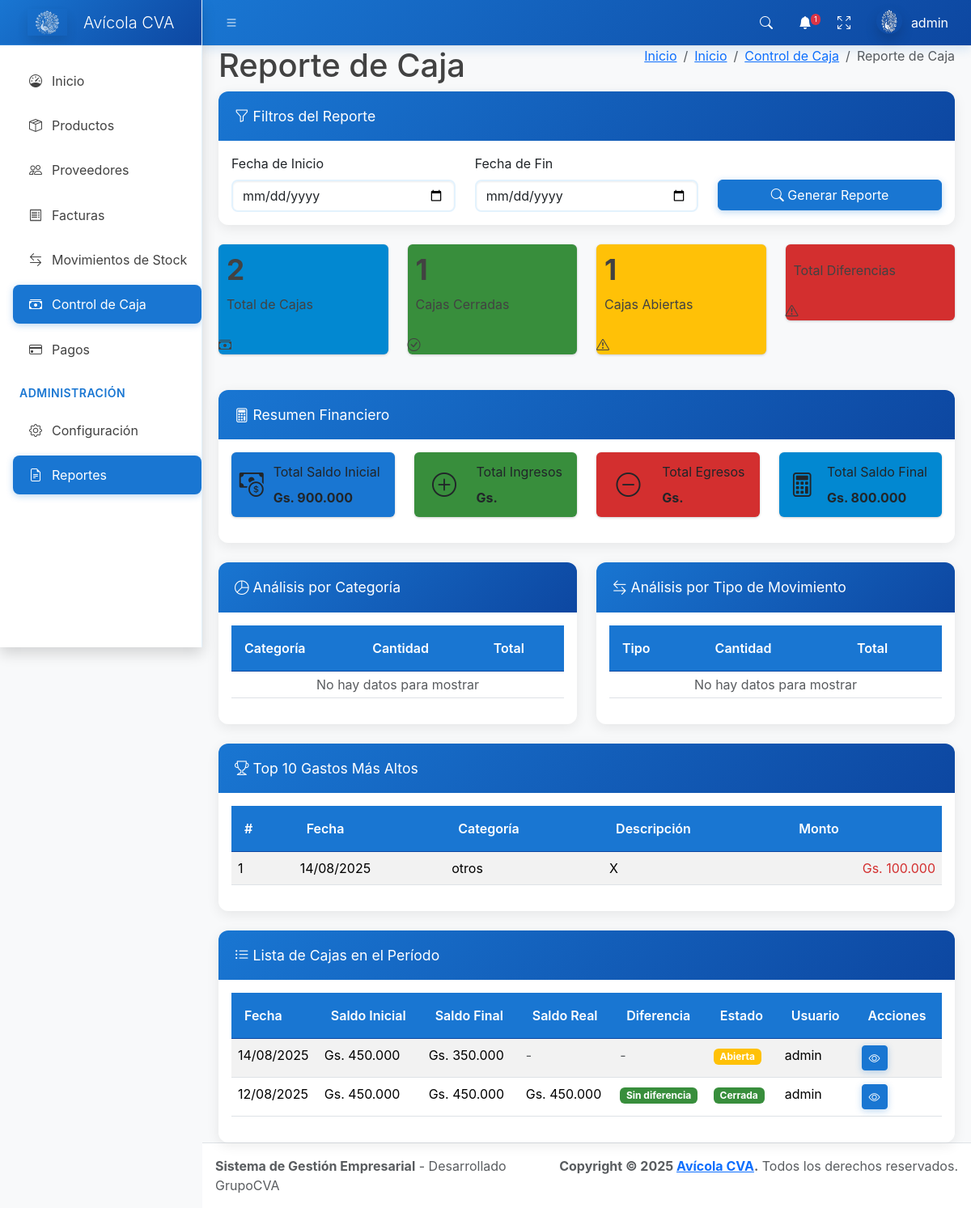
The page /caja/reporte/ (signed in) on the database as committed earlier.
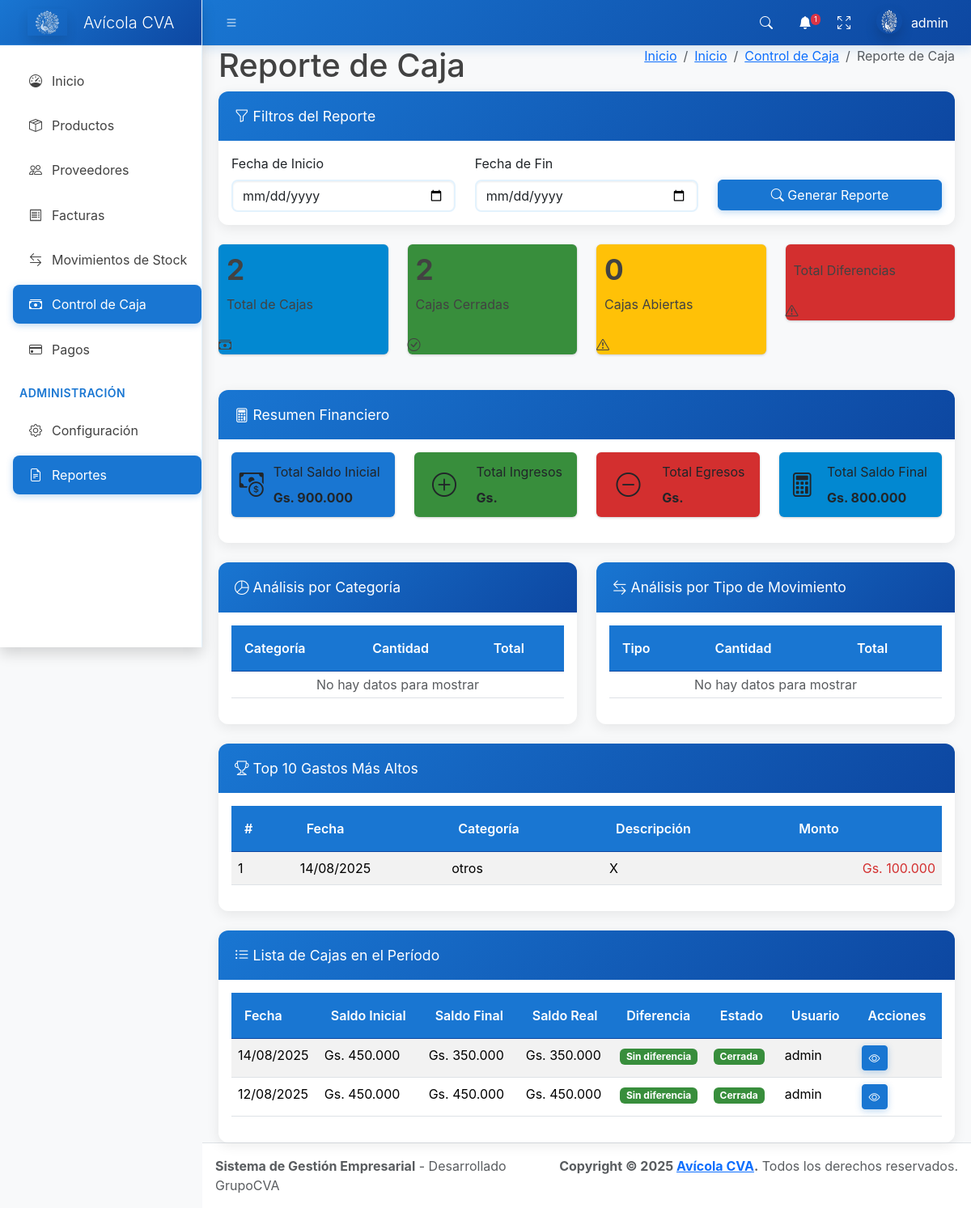
The same page on the database as committed later.
### core/models.py (models this page shows, shortened)
class Caja(models.Model):
    fecha = models.DateField(unique=True)
    saldo_inicial = models.IntegerField(default=0)
    saldo_final = models.IntegerField(default=0)
    saldo_real = models.IntegerField(default=0)
    diferencia = models.IntegerField(default=0)
    observaciones = models.TextField(blank=True, null=True)
    cerrada = models.BooleanField(default=False)
    usuario_apertura = models.ForeignKey(User, on_delete=models.PROTECT, related_name='cajas_aperturadas')
    usuario_cierre = models.ForeignKey(User, on_delete=models.PROTECT, related_name='cajas_cerradas', null=True, blank=True)
    fecha_apertura = models.DateTimeField(auto_now_add=True)
    fecha_cierre = models.DateTimeField(null=True, blank=True)
    class Meta:
        verbose_name = 'Caja'
        verbose_name_plural = 'Cajas'
        ordering = ['-fecha']

### core/views.py (the view)
# urls.py: path('caja/reporte/', views.reporte_caja, name='reporte_caja'),
@login_required
def reporte_caja(request):
    from datetime import datetime, timedelta
    fecha_inicio = request.GET.get('fecha_inicio', (datetime.now() - timedelta(days=30)).strftime('%Y-%m-%d'))
    fecha_fin = request.GET.get('fecha_fin', datetime.now().strftime('%Y-%m-%d'))
    try:
        fecha_inicio_dt = datetime.strptime(fecha_inicio, '%Y-%m-%d').date()
        fecha_fin_dt = datetime.strptime(fecha_fin, '%Y-%m-%d').date()
    except ValueError:
        fecha_inicio_dt = (datetime.now() - timedelta(days=30)).date()
        fecha_fin_dt = datetime.now().date()
    cajas = Caja.objects.filter(
        fecha__gte=fecha_inicio_dt,
        fecha__lte=fecha_fin_dt
    ).select_related('usuario_apertura', 'usuario_cierre').order_by('-fecha')
    total_cajas = cajas.count()
    cajas_abiertas = cajas.filter(cerrada=False).count()
    cajas_cerradas = cajas.filter(cerrada=True).count()
    total_saldo_inicial = cajas.aggregate(total=Sum('saldo_inicial'))['total'] or 0
    total_saldo_final = cajas.aggregate(total=Sum('saldo_final'))['total'] or 0
    total_saldo_real = cajas.aggregate(total=Sum('saldo_real'))['total'] or 0
    total_diferencia = cajas.aggregate(total=Sum('diferencia'))['total'] or 0
    movimientos = MovimientoCaja.objects.filter(
        caja__fecha__gte=fecha_inicio_dt,
        caja__fecha__lte=fecha_fin_dt
    ).select_related('caja', 'usuario')
    stats_por_categoria = movimientos.values('categoria').annotate(
        total=Sum('monto'),
        cantidad=Count('id')
    ).order_by('-total')
    stats_por_tipo = movimientos.values('tipo').annotate(
        total=Sum('monto'),
        cantidad=Count('id')
    ).order_by('-total')
    top_gastos = Gasto.objects.filter(
        caja__fecha__gte=fecha_inicio_dt,
        caja__fecha__lte=fecha_fin_dt
    ).select_related('caja', 'usuario').order_by('-monto')[:10]
    context = {
        'cajas': cajas,
        'fecha_inicio': fecha_inicio,
        'fecha_fin': fecha_fin,
        'total_cajas': total_cajas,
        'cajas_abiertas': cajas_abiertas,
        'cajas_cerradas': cajas_cerradas,
        'total_saldo_inicial': total_saldo_inicial,
        'total_saldo_final': total_saldo_final,
        'total_saldo_real': total_saldo_real,
        'total_diferencia': total_diferencia,
        'stats_por_categoria': stats_por_categoria,
        'stats_por_tipo': stats_por_tipo,
        'top_gastos': top_gastos,
    }
    return render(request, 'reporte_caja.html', context)

### core/context_processors.py (called while the page is built)
def alertas_globales(request):
    if not request.user.is_authenticated:
        return {}
    productos_stock_bajo = Producto.objects.filter(
        activo=True,
        stock__lte=F('stock_minimo'),
        stock__gt=0
    ).order_by('stock')
    productos_agotados = Producto.objects.filter(
        activo=True,
        stock=0
    ).order_by('nombre')
    fecha_limite = datetime.now() - timedelta(days=30)
    facturas_vencidas = Factura.objects.filter(
        estado='pendiente',
        fecha__lt=fecha_limite
    ).order_by('fecha')
    total_alertas = productos_stock_bajo.count() + productos_agotados.count() + facturas_vencidas.count()
    return {
        'alertas': {
            'stock_bajo': productos_stock_bajo,
            'agotados': productos_agotados,
            'facturas_vencidas': facturas_vencidas,
        },
        'total_alertas': total_alertas,
    }

def configuracion_global(request):
    if not request.user.is_authenticated:
        return {}
    tema_visual = ConfiguracionSistema.get_valor('tema_visual', 'azul')
    return {
        'configuracion_sistema': {
            'tema_visual': tema_visual,
        }
    }

### templates/reporte_caja.html (shortened to what the changed rows need)
{% extends 'base.html' %}
{% load static %}
{% load humanize custom_filters %}
{% block page_title %}Reporte de Caja{% endblock %}
{% block content %}
<div class="row mb-4">
  <div class="col-lg-3 col-6">
    <div class="small-box bg-success">
      <div class="inner">
        <h3>{{ cajas_cerradas }}</h3>
        <p>Cajas Cerradas</p>
      </div>
    </div>
  </div>
  <div class="col-lg-3 col-6">
    <div class="small-box bg-warning">
      <div class="inner">
        <h3>{{ cajas_abiertas }}</h3>
        <p>Cajas Abiertas</p>
      </div>
    </div>
  </div>
</div>
<div class="row mb-4">
  <div class="col-md-6">
    <div class="card">
      <div class="card-body">
        <div class="table-responsive">
          <table class="table table-sm">
            <thead>
              <tr>
                <th>Categoría</th>
                <th>Cantidad</th>
                <th>Total</th>
              </tr>
            </thead>
          </table>
        </div>
      </div>
    </div>
  </div>
  <div class="col-md-6">
    <div class="card">
      <div class="card-body">
        <div class="table-responsive">
          <table class="table table-sm">
            <thead>
              <tr>
                <th>Tipo</th>
                <th>Cantidad</th>
                <th>Total</th>
              </tr>
            </thead>
          </table>
        </div>
      </div>
    </div>
  </div>
</div>
{% if top_gastos %}
<div class="row mb-4">
  <div class="col-12">
    <div class="card">
      <div class="card-body">
        <div class="table-responsive">
          <table class="table table-striped">
            <thead>
              <tr>
                <th>#</th>
                <th>Fecha</th>
                <th>Categoría</th>
                <th>Descripción</th>
                <th>Monto</th>
              </tr>
            </thead>
          </table>
        </div>
      </div>
    </div>
  </div>
</div>
{% endif %}
<div class="row">
  <div class="col-12">
    <div class="card">
      <div class="card-body">
        <div class="table-responsive">
          <table class="table table-striped">
            <thead>
              <tr>
                <th>Fecha</th>
                <th>Saldo Inicial</th>
                <th>Saldo Final</th>
                <th>Saldo Real</th>
                <th>Diferencia</th>
                <th>Estado</th>
                <th>Usuario</th>
                <th>Acciones</th>
              </tr>
            </thead>
            <tbody>
              {% for caja in cajas %}
              <tr>
                <td>{{ caja.fecha|date:"d/m/Y" }}</td>
                <td>Gs. {{ caja.saldo_inicial|intcomma_dot }}</td>
                <td>Gs. {{ caja.saldo_final|intcomma_dot }}</td>
                <td>
                  {% if caja.cerrada %}
                    Gs. {{ caja.saldo_real|intcomma_dot }}
                  {% else %}
                    <span class="text-muted">-</span>
                  {% endif %}
                </td>
                <td>
                  {% if caja.cerrada %}
                    {% if caja.diferencia == 0 %}
                      <span class="badge bg-success">Sin diferencia</span>
                    {% elif caja.diferencia > 0 %}
                      <span class="badge bg-warning">+Gs. {{ caja.diferencia|intcomma_dot }}</span>
                    {% else %}
                      <span class="badge bg-danger">Gs. {{ caja.diferencia|intcomma_dot }}</span>
                    {% endif %}
                  {% else %}
                    <span class="text-muted">-</span>
                  {% endif %}
                </td>
                <td>
                  {% if caja.cerrada %}
                    <span class="badge bg-success">Cerrada</span>
                  {% else %}
                    <span class="badge bg-warning">Abierta</span>
                  {% endif %}
                </td>
                <td>{{ caja.usuario_apertura.username }}</td>
                <td>
                  <a href="{% url 'caja_ver' caja.id %}" class="btn btn-sm btn-primary">
                    <i class="bi bi-eye"></i>
                  </a>
                </td>
              </tr>
              {% empty %}
              <tr>
                <td colspan="8" class="text-center text-muted">
                  No hay cajas registradas en el período seleccionado
                </td>
              </tr>
              {% endfor %}
            </tbody>
          </table>
        </div>
      </div>
    </div>
  </div>
</div>
{% endblock %}

Rows that differ between the two databases and show on the page:
changed Caja (number 1 of 2 on the later page): saldo_real (not shown) → "350.000"; cerrada "- - Abierta" → "Gs. Sin diferencia Cerrada"
Other text that changed with them:
{{ cajas_cerradas }}: "1" → "2"
{{ cajas_abiertas }}: "1" → "0"
